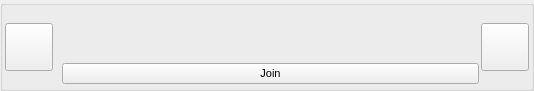
<?xml version="1.0" encoding="UTF-8"?>
<ui version="4.0">
 <class>HostListItemUi</class>
 <widget class="QWidget" name="HostListItemUi">
  <property name="geometry">
   <rect>
    <x>0</x>
    <y>0</y>
    <width>534</width>
    <height>85</height>
   </rect>
  </property>
  <property name="sizePolicy">
   <sizepolicy hsizetype="Expanding" vsizetype="Minimum">
    <horstretch>0</horstretch>
    <verstretch>0</verstretch>
   </sizepolicy>
  </property>
  <property name="minimumSize">
   <size>
    <width>0</width>
    <height>0</height>
   </size>
  </property>
  <property name="maximumSize">
   <size>
    <width>16777215</width>
    <height>16777215</height>
   </size>
  </property>
  <property name="font">
   <font>
    <pointsize>8</pointsize>
   </font>
  </property>
  <property name="windowTitle">
   <string>Form</string>
  </property>
  <property name="styleSheet">
   <string notr="true"/>
  </property>
  <layout class="QGridLayout" name="gridLayout">
   <property name="leftMargin">
    <number>0</number>
   </property>
   <property name="topMargin">
    <number>0</number>
   </property>
   <property name="rightMargin">
    <number>0</number>
   </property>
   <property name="bottomMargin">
    <number>0</number>
   </property>
   <property name="spacing">
    <number>0</number>
   </property>
   <item row="0" column="0">
    <widget class="QGroupBox" name="groupBox">
     <property name="sizePolicy">
      <sizepolicy hsizetype="Preferred" vsizetype="Preferred">
       <horstretch>0</horstretch>
       <verstretch>0</verstretch>
      </sizepolicy>
     </property>
     <property name="title">
      <string notr="true"/>
     </property>
     <layout class="QHBoxLayout" name="horizontalLayout">
      <property name="spacing">
       <number>2</number>
      </property>
      <property name="leftMargin">
       <number>2</number>
      </property>
      <property name="topMargin">
       <number>2</number>
      </property>
      <property name="rightMargin">
       <number>2</number>
      </property>
      <property name="bottomMargin">
       <number>2</number>
      </property>
      <item>
       <widget class="VxPushButton" name="m_IconButton">
        <property name="sizePolicy">
         <sizepolicy hsizetype="Fixed" vsizetype="Fixed">
          <horstretch>0</horstretch>
          <verstretch>0</verstretch>
         </sizepolicy>
        </property>
        <property name="minimumSize">
         <size>
          <width>48</width>
          <height>48</height>
         </size>
        </property>
        <property name="maximumSize">
         <size>
          <width>48</width>
          <height>48</height>
         </size>
        </property>
        <property name="text">
         <string notr="true"/>
        </property>
        <property name="iconSize">
         <size>
          <width>48</width>
          <height>48</height>
         </size>
        </property>
       </widget>
      </item>
      <item>
       <layout class="QVBoxLayout" name="ButtonTextVerticalLayout">
        <property name="spacing">
         <number>0</number>
        </property>
        <property name="leftMargin">
         <number>7</number>
        </property>
        <property name="topMargin">
         <number>2</number>
        </property>
        <property name="bottomMargin">
         <number>2</number>
        </property>
        <item>
         <layout class="QHBoxLayout" name="TitleHorizontalLayout">
          <property name="spacing">
           <number>0</number>
          </property>
          <property name="leftMargin">
           <number>0</number>
          </property>
          <item>
           <widget class="QLabel" name="TitlePart1">
            <property name="font">
             <font>
              <weight>50</weight>
              <italic>false</italic>
              <bold>false</bold>
             </font>
            </property>
            <property name="text">
             <string/>
            </property>
           </widget>
          </item>
          <item>
           <widget class="QLabel" name="TitlePart2">
            <property name="text">
             <string/>
            </property>
           </widget>
          </item>
          <item>
           <spacer name="horizontalSpacer">
            <property name="orientation">
             <enum>Qt::Horizontal</enum>
            </property>
            <property name="sizeHint" stdset="0">
             <size>
              <width>40</width>
              <height>20</height>
             </size>
            </property>
           </spacer>
          </item>
         </layout>
        </item>
        <item>
         <layout class="QHBoxLayout" name="DescHorizontalLayout">
          <property name="spacing">
           <number>0</number>
          </property>
          <item>
           <widget class="QLabel" name="DescPart1">
            <property name="text">
             <string/>
            </property>
           </widget>
          </item>
          <item>
           <widget class="QLabel" name="DescPart2">
            <property name="text">
             <string/>
            </property>
           </widget>
          </item>
          <item>
           <spacer name="horizontalSpacer_2">
            <property name="orientation">
             <enum>Qt::Horizontal</enum>
            </property>
            <property name="sizeHint" stdset="0">
             <size>
              <width>40</width>
              <height>20</height>
             </size>
            </property>
           </spacer>
          </item>
         </layout>
        </item>
        <item>
         <widget class="QLabel" name="TodLabel">
          <property name="sizePolicy">
           <sizepolicy hsizetype="Preferred" vsizetype="Preferred">
            <horstretch>0</horstretch>
            <verstretch>0</verstretch>
           </sizepolicy>
          </property>
          <property name="font">
           <font>
            <weight>50</weight>
            <italic>false</italic>
            <bold>false</bold>
           </font>
          </property>
          <property name="frameShape">
           <enum>QFrame::NoFrame</enum>
          </property>
          <property name="lineWidth">
           <number>0</number>
          </property>
          <property name="text">
           <string/>
          </property>
         </widget>
        </item>
        <item>
         <widget class="QPushButton" name="m_JoinButton">
          <property name="text">
           <string>Join</string>
          </property>
         </widget>
        </item>
       </layout>
      </item>
      <item>
       <widget class="VxPushButton" name="m_MenuButton">
        <property name="sizePolicy">
         <sizepolicy hsizetype="Fixed" vsizetype="Fixed">
          <horstretch>0</horstretch>
          <verstretch>0</verstretch>
         </sizepolicy>
        </property>
        <property name="minimumSize">
         <size>
          <width>48</width>
          <height>48</height>
         </size>
        </property>
        <property name="maximumSize">
         <size>
          <width>48</width>
          <height>48</height>
         </size>
        </property>
        <property name="text">
         <string notr="true"/>
        </property>
        <property name="iconSize">
         <size>
          <width>48</width>
          <height>48</height>
         </size>
        </property>
       </widget>
      </item>
     </layout>
    </widget>
   </item>
  </layout>
 </widget>
 <customwidgets>
  <customwidget>
   <class>VxPushButton</class>
   <extends>QPushButton</extends>
   <header>VxPushButton.h</header>
  </customwidget>
 </customwidgets>
 <resources/>
 <connections/>
</ui>
